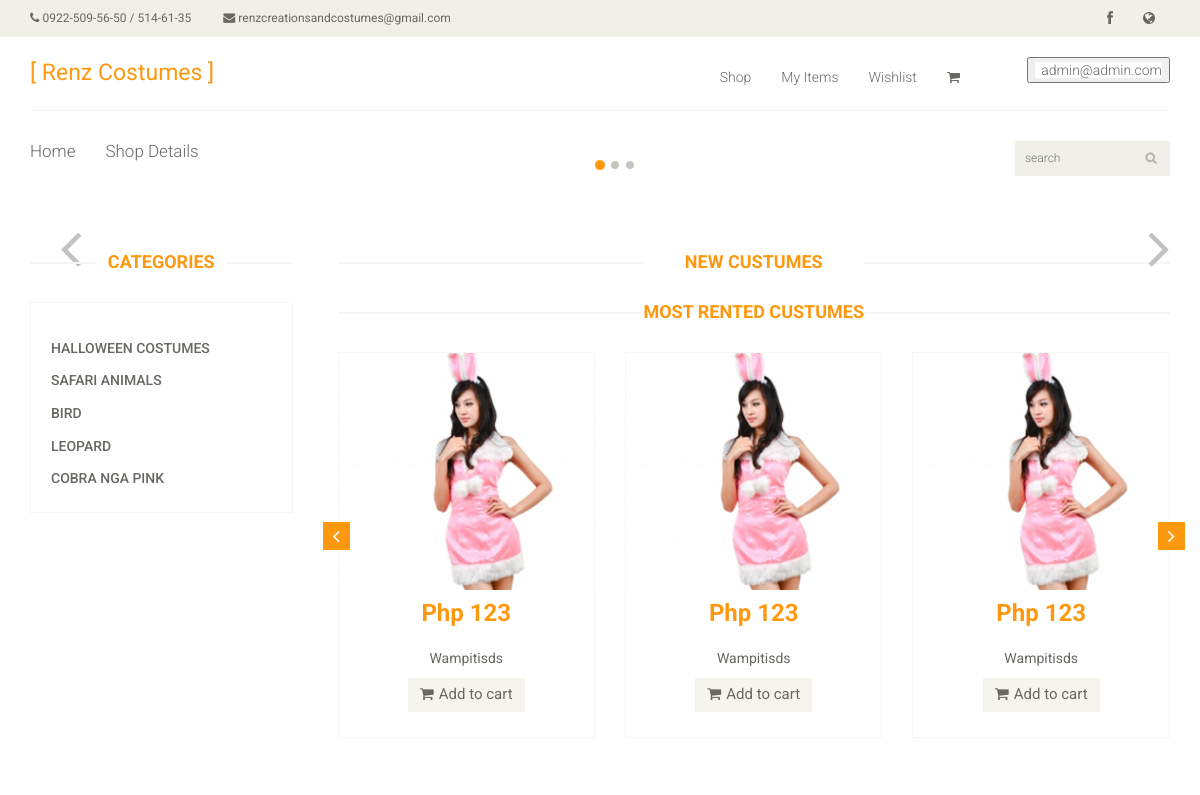
Page / (signed in) on the committed database.
### tables this page shows
CREATE TABLE `tbl_costume_categories` (
  `id` int(11) NOT NULL,
  `cat_name` varchar(255) NOT NULL
);

### index.php (the view)
<?php
include "header.php";
?>
	<section id="slider">
		<div class="container">
			<div class="row">
				<div class="col-sm-12">
					<?php require('slider.php'); ?>
				</div>
			</div>
		</div>
	</section>
	<section>
						<div class="container">
							<div class="row">
							<div class="col-sm-3">
					<div class="left-sidebar">
						<h2>categories</h2>
						<div class="panel-group category-products" id="accordian">
							<div class="panel panel-default">
								<div class="panel-heading">
									<h4 class="panel-title">
										<a data-toggle="collapse" data-parent="#accordian" href="#">
											<span class="badge pull-right">
											</span>
										</a>
									</h4>
								</div>
							</div>
					<?php
					$stmt = $con->prepare("SELECT * FROM tbl_costume_categories");
					$stmt->execute();
					$result = $stmt->get_result();
					while($row = $result->fetch_assoc()){
					?>
							<div class="panel panel-default">
								<div class="panel-heading">
									<h4 class="panel-title"><a href="#"><?php echo $row['cat_name']; ?></a></h4>
								</div>
							</div>
					<?php }?>
						</div>
					</div>
				</div>
				<div class="col-sm-9 padding-right">
					<?php require('new.php'); ?>
					<?php require('most_rented.php'); ?>
				</div>
			</div>
		</div>
	</section>
	<?php require('footer.php'); ?>

### assets/css/main.css (style rules this page uses)
body { font-family: 'Roboto', sans-serif; background:; position: relative; font-weight:400px; }
a { -webkit-transition: 300ms; -moz-transition: 300ms; -o-transition: 300ms; transition: 300ms; }
h1, h2, h3, h4, h5, h6 { font-family: 'Roboto', sans-serif; }
#slider { padding-bottom: 45px; }
.category-products { border: 1px solid #F7F7F0; margin-bottom: 35px; padding-bottom: 20px; padding-top: 15px; }
.left-sidebar h2, .brands_products h2 { color: #FE980F; font-family: 'Roboto', sans-serif; font-size: 18px; font-weight: 700; margin: 0 auto 30px; text-align: center; text-transform: uppercase; position: relative; z-index:3; }
.left-sidebar h2:after, h2.title:after { content: " "; position: absolute; border: 1px solid #f5f5f5; bottom:8px; left: 0; width: 100%; height: 0; z-index: -2; }
.left-sidebar h2:before { content: " "; position: absolute; background: #fff; bottom: -6px; width: 130px; height: 30px; z-index: -1; left: 50%; margin-left: -65px; }
.category-products .panel { background-color: #FFFFFF; border: 0px; border-radius: 0px; box-shadow:none; margin-bottom: 0px; }
.category-products .panel-default .panel-heading { background-color: #FFFFFF; border: 0 none; color: #FFFFFF; padding: 5px 20px; }
.category-products .panel-default .panel-heading .panel-title a { color: #696763; font-family: 'Roboto', sans-serif; font-size: 14px; text-decoration: none; text-transform: uppercase; }
.category-products .badge { background:none; border-radius: 10px; color: #696763; display: inline-block; font-size: 12px; font-weight: bold; line-height: 1; min-width: 10px; padding: 3px 7px; text-align: center; vertical-align: baseline; white-space: nowrap; }
.padding-right { padding-right: 0; }

### rows in the picture
tbl_costume_categories: cat_name "HALLOWEEN COSTUMES"
tbl_costume_categories: cat_name "SAFARI ANIMALS"
tbl_costume_categories: cat_name "BIRD"
tbl_costume_categories: cat_name "LEOPARD"
tbl_costume_categories: cat_name "COBRA NGA PINK"

### other values in the picture
$_SESSION['c_name'] "admin@admin.com"
